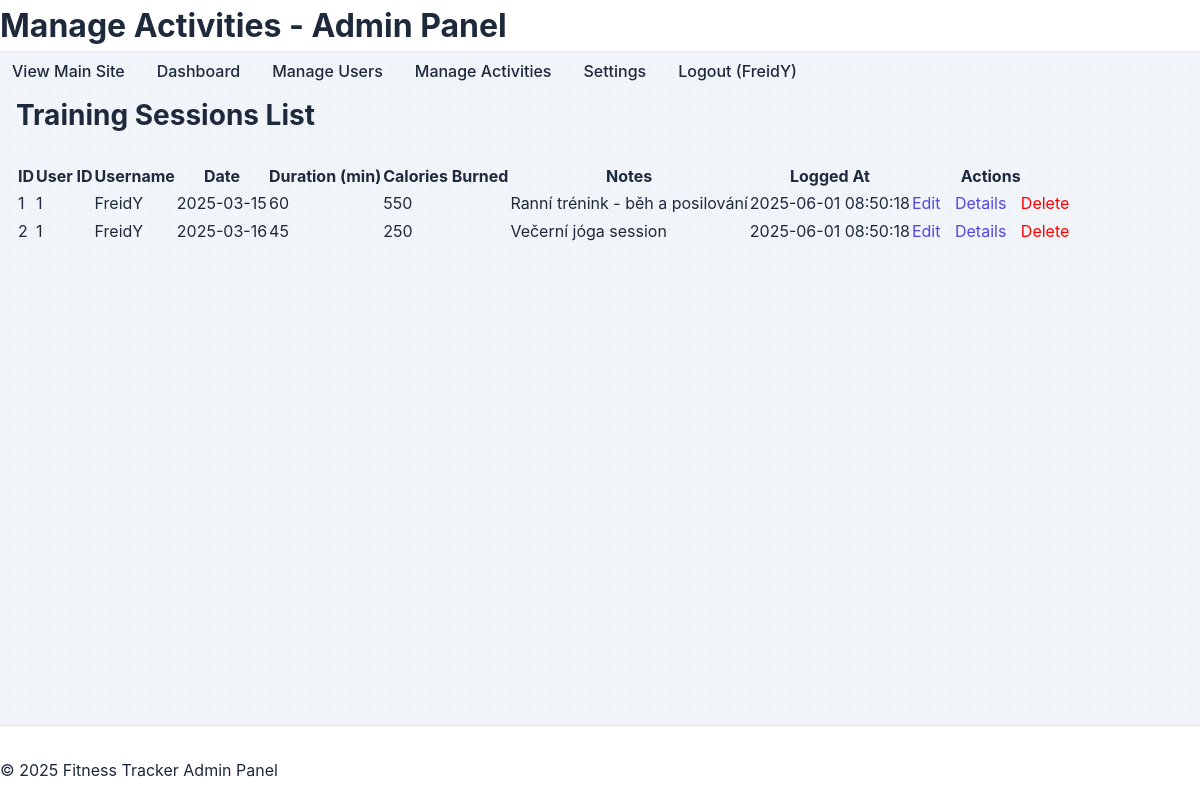
Page /admin/activities.php (signed in) on the committed database.
### tables this page shows
CREATE TABLE IF NOT EXISTS training_sessions (
    id INT AUTO_INCREMENT NOT NULL primary key,
    user_id INT NOT NULL,
    date DATE NOT NULL,
    total_duration INT,
    total_calories_burned INT,
    notes TEXT,
    start_at TIMESTAMP DEFAULT CURRENT_TIMESTAMP,
    end_at TIMESTAMP DEFAULT CURRENT_TIMESTAMP,
    FOREIGN KEY (user_id) REFERENCES users(id) ON DELETE CASCADE
);

CREATE TABLE IF NOT EXISTS users (
    id INT AUTO_INCREMENT PRIMARY KEY,
    username VARCHAR(50) NOT NULL UNIQUE,
    email VARCHAR(100) NOT NULL UNIQUE,
    password VARCHAR(255) NOT NULL,
    user_type ENUM('user', 'admin') NOT NULL DEFAULT 'user',
    gender ENUM('male', 'female','other') NOT NULL,
    height DECIMAL(5,2) DEFAULT NULL,
    weight DECIMAL(5,2) DEFAULT NULL,
    date_of_birth DATE DEFAULT NULL,
    created_at TIMESTAMP DEFAULT CURRENT_TIMESTAMP,
    updated_at TIMESTAMP DEFAULT CURRENT_TIMESTAMP ON UPDATE CURRENT_TIMESTAMP
);

### admin/activities.php (the view, shortened to what this page needs)
<?php
require_once '../config.php';
$pageTitle = "Manage Activities - Admin Panel";
$activities = [];
$error_message = '';
try {
    $sql = "SELECT ts.id, ts.user_id, u.username, ts.date, ts.total_duration, ts.total_calories_burned, ts.notes, ts.start_at
            FROM training_sessions ts
            JOIN users u ON ts.user_id = u.id
            ORDER BY ts.start_at DESC";
    $stmt = $pdo->query($sql);
    $activities = $stmt->fetchAll(PDO::FETCH_ASSOC);
} catch (PDOException $e) {
    $error_message = "Error fetching activities: " . $e->getMessage();
}
?>
<!DOCTYPE html>
<html lang="en">
<head>
    <link rel="stylesheet" href="../public/css/styles.css">
</head>
<body>
    <header>
        <h1><?php echo htmlspecialchars($pageTitle); ?></h1>
    </header>
    <nav>
        <ul>
            <li><a href="../index.php" target="_blank">View Main Site</a></li>
            <li><a href="index.php">Dashboard</a></li>
            <li><a href="users.php">Manage Users</a></li>
            <li><a href="activities.php">Manage Activities</a></li>
            <li><a href="settings.php">Settings</a></li>
            <li><a href="logout.php">Logout (<?php echo htmlspecialchars($_SESSION['admin_username']); ?>)</a></li>
        </ul>
    </nav>
    <div class="container">
        <div class="content">
            <h2>Training Sessions List</h2>
            <?php if (empty($activities) && !$error_message): ?>
                <p>No activities found.</p>
            <?php elseif (!$error_message): ?>
                <table>
                    <thead>
                        <tr>
                            <th>ID</th>
                            <th>User ID</th>
                            <th>Username</th>
                            <th>Date</th>
                            <th>Duration (min)</th>
                            <th>Calories Burned</th>
                            <th class="notes-column">Notes</th>
                            <th>Logged At</th>
                            <th>Actions</th>
                        </tr>
                    </thead>
                    <tbody>
                        <?php foreach ($activities as $activity): ?>
                            <tr>
                                <td><?php echo htmlspecialchars($activity['id']); ?></td>
                                <td><?php echo htmlspecialchars($activity['user_id']); ?></td>
                                <td><?php echo htmlspecialchars($activity['username']); ?></td>
                                <td><?php echo htmlspecialchars($activity['date']); ?></td>
                                <td><?php echo htmlspecialchars($activity['total_duration'] ?? 'N/A'); ?></td>
                                <td><?php echo htmlspecialchars($activity['total_calories_burned'] ?? 'N/A'); ?></td>
                                <td class="notes-column"><?php echo nl2br(htmlspecialchars($activity['notes'] ?? 'N/A')); ?></td>
                                <td><?php echo htmlspecialchars($activity['start_at']); ?></td>
                                <td class="actions">
                                    <a href="edit_activity.php?id=<?php echo $activity['id']; ?>" style="margin-right:10px;">Edit</a>
                                    <a href="activity_details.php?id=<?php echo $activity['id']; ?>">Details</a>
                                    <a href="delete_activity.php?id=<?php echo $activity['id']; ?>" onclick="return confirm('Are you sure you want to delete this activity session and all its entries? This action cannot be undone.');" style="color:red; margin-left:10px;">Delete</a>
                                </td>
                            </tr>
                        <?php endforeach; ?>
                    </tbody>
                </table>
            <?php endif; ?>
        </div>
    </div>
    <footer>
        <p>&copy; <?php echo date("Y"); ?> Fitness Tracker Admin Panel</p>
    </footer>
</body>
</html>

### public/css/styles.css (style rules this page uses)
:root { --primary-color: #4f46e5; --primary-hover: #4338ca; --secondary-color: #f472b6; --secondary-hover: #ec4899; --success-color: #10b981; --danger-color: #ef4444; --warning-color: #f59e0b; --info-color: #7046e5; --dark-color: #1e293b; --light-color: #f8fafc; --text-color: #1e293b; --text-muted: #64748b; --border-color: #e2e8f0; --card-bg: #ffffff; --card-bg-2: #f1f5f9; --body-bg: #f1f5f9; --primary-rgb: 79, 70, 229; --secondary-rgb: 244, 114, 182; --success-rgb: 16, 185, 129; --danger-rgb: 239, 68, 68; --warning-rgb: 245, 158, 11; --dark-rgb: 30, 41, 59; --light-rgb: 248, 250, 252; --shadow-sm: 0 1px 2px 0 rgba(0, 0, 0, 0.05); --shadow-md: 0 4px 6px -1px rgba(0, 0, 0, 0.1), 0 2px 4px -1px rgba(0, 0, 0, 0.06); --shadow-lg: 0 10px 15px -3px rgba(0, 0, 0, 0.1), 0 4px 6px -2px rgba(0, 0, 0, 0.05); --transition: all 0.3s cubic-bezier(0.25, 0.8, 0.25, 1); --border-radius-sm: 0.375rem; --border-radius: 0.5rem; --border-radius-lg: 0.75rem; }
* { margin: 0; padding: 0; box-sizing: border-box; }
body { font-family: 'Inter', 'Segoe UI', -apple-system, BlinkMacSystemFont, Roboto, Arial, sans-serif; line-height: 1.6; color: var(--text-color); background-color: var(--body-bg); min-height: 100vh; display: flex; flex-direction: column; transition: background-color 0.3s ease, color 0.3s ease; position: relative; background-image: radial-gradient( rgba(var(--primary-rgb), 0.08) 1px, transparent 1px ); background-size: 20px 20px; background-position: 0 0; }
.container { width: 100%; max-width: 1200px; margin: 0 auto; padding: 0 1rem; }
a { color: var(--primary-color); text-decoration: none; transition: var(--transition); }
header { background-color: var(--card-bg); box-shadow: var(--shadow-sm); position: sticky; top: 0; z-index: 100; opacity: 0; animation: fadeIn 0.4s ease-out forwards; animation-delay: 0.05s; }
nav ul { display: flex; list-style: none; gap: 0.5rem; }
nav ul li a { display: inline-block; padding: 0.5rem 0.75rem; border-radius: var(--border-radius); font-weight: 500; color: var(--text-color); transition: var(--transition); position: relative; }
nav ul li a::after { content: ''; position: absolute; width: 0; height: 2px; bottom: 0; left: 50%; background-color: var(--primary-color); transition: var(--transition); }
h2 { font-size: 1.75rem; margin-bottom: 1.5rem; color: var(--dark-color); font-weight: 700; }
footer { background-color: var(--card-bg); border-top: 1px solid var(--border-color); padding: 2rem 0 1rem 0; margin-top: auto; opacity: 0; animation: fadeIn 0.4s ease-out forwards; animation-delay: 0.15s; }
body { transition: background-color 0.3s ease, color 0.3s ease; }
header, footer, .card, .auth-form, .input-icon-wrapper, select, input, textarea, .checkbox-label::before { transition: background-color 0.3s ease, border-color 0.3s ease, box-shadow 0.3s ease; }

### rows in the picture
training_sessions: id "1", user "1", user.username "FreidY", date "2025-03-15", total_duration "60", total_calories_burned "550", notes "Ranní trénink - běh a posilování", start_at "2025-06-01 08:50:18"
training_sessions: id "2", user "1", user.username "FreidY", date "2025-03-16", total_duration "45", total_calories_burned "250", notes "Večerní jóga session", start_at "2025-06-01 08:50:18"

### other values in the picture
$pageTitle "Manage Activities - Admin Panel"
$_SESSION['admin_username'] "FreidY"
